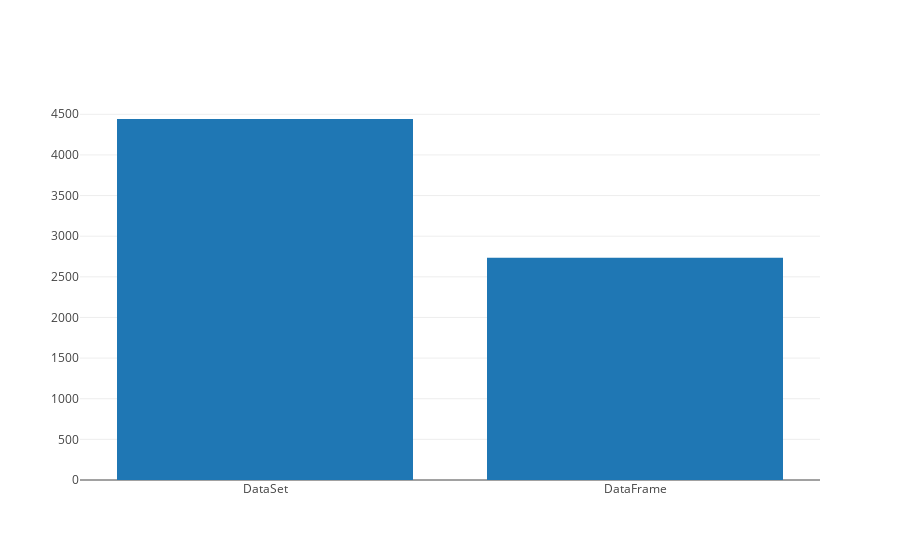

Here is the notebook cell this chart was saved with:
### Markdown cell above
## 3. Visualización de rendimiento

### Code cell
val (x, y) = Seq(
    "DataSet" -> runWithOutput(megaDS.collect),
    "DataFrame" -> runWithOutput(megaDF.collect),
).unzip

Bar(x, y).plot()

### Figure 1 — Plotly figure (JSON) as saved in the notebook; plotly's stock layout.template omitted (floating-point values rounded to 4 significant figures)
{"data": [{"type": "bar", "x": ["DataSet", "DataFrame"], "y": [4442, 2734]}], "layout": {}}
